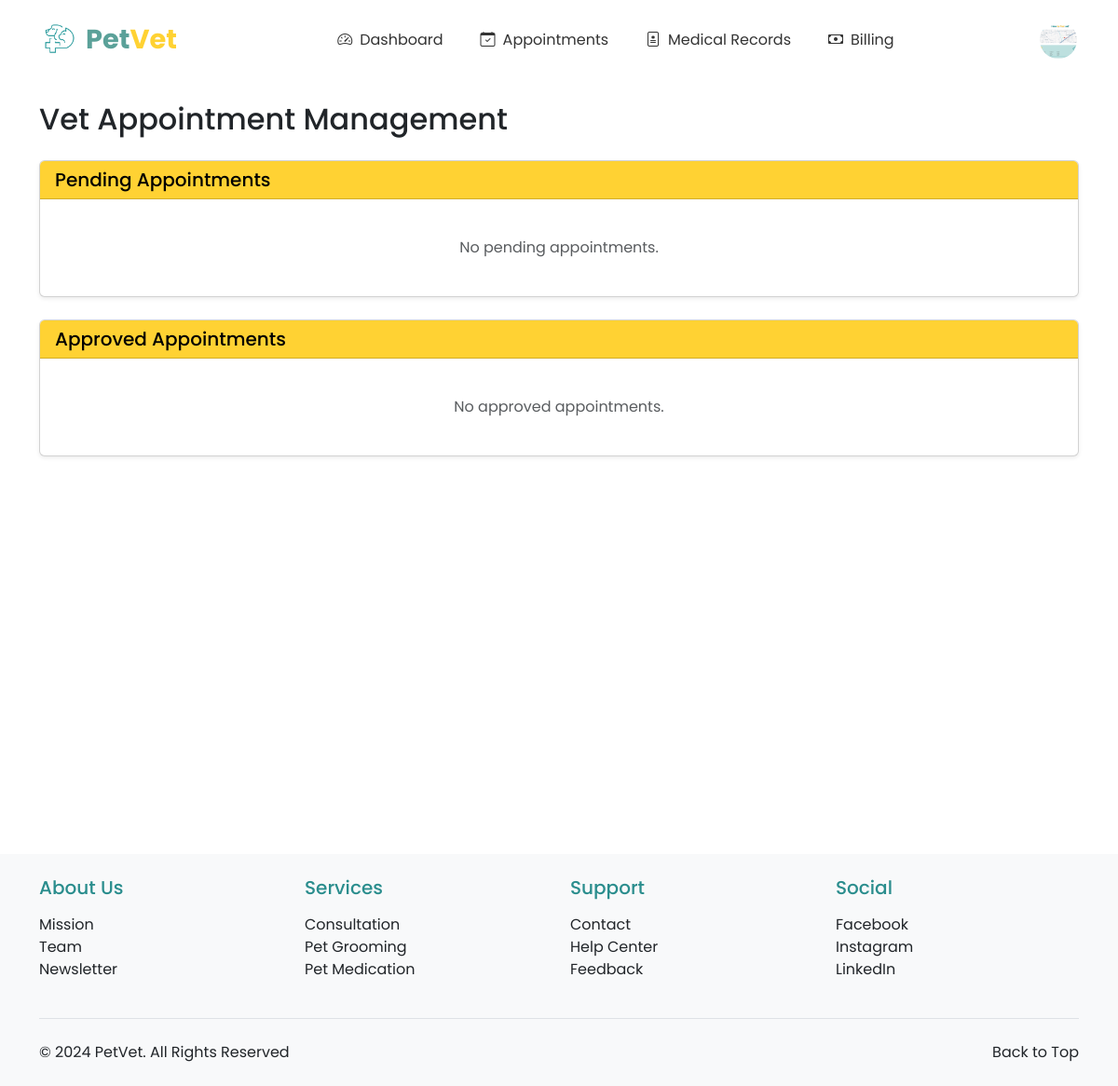
Before: /appointments/vet/appointments/ (signed in) with the older database file.
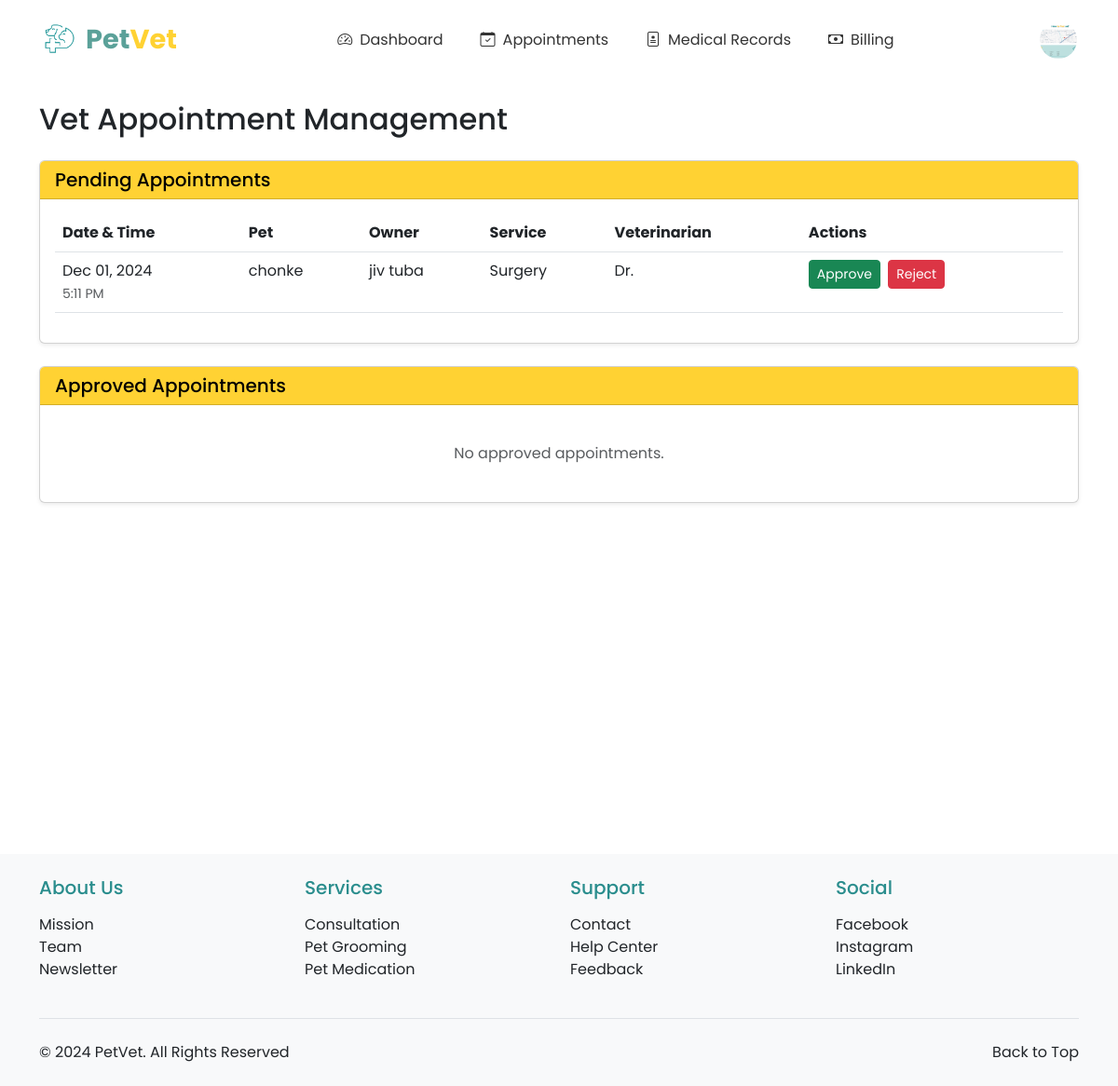
After: the same page with the newer database file.
### appointments/models.py (models this page shows, shortened)
class Appointment(models.Model):
    STATUS_CHOICES = [
        ('PENDING', 'Pending Approval'),
        ('APPROVED', 'Approved'),
        ('COMPLETED', 'Completed'),
        ('CANCELLED', 'Cancelled'),
        ('REJECTED', 'Rejected'),
    ]
    SERVICE_CHOICES = [
        ('CHECKUP', 'General Check-up'),
        ('VACCINATION', 'Vaccination'),
        ('SURGERY', 'Surgery'),
        ('GROOMING', 'Grooming'),
        ('DENTAL', 'Dental Care'),
        ('EMERGENCY', 'Emergency Care'),
    ]
    pet = models.ForeignKey(Pet, on_delete=models.CASCADE, related_name='appointments')
    owner = models.ForeignKey(Profile, on_delete=models.CASCADE, null=True)  # Making owner nullable
    veterinarian = models.ForeignKey(VeterinarianProfile, on_delete=models.SET_NULL, null=True, related_name='appointments')
    service_type = models.CharField(max_length=20, choices=SERVICE_CHOICES, default='CHECKUP')
    date = models.DateField()
    time = models.TimeField()
    reason = models.TextField(blank=True, null=True)
    status = models.CharField(max_length=20, choices=STATUS_CHOICES, default='PENDING')
    notes = models.TextField(blank=True, null=True)
    created_at = models.DateTimeField(auto_now_add=True)
    updated_at = models.DateTimeField(auto_now=True)
    class Meta:
        ordering = ['date', 'time']

### pet_registration/models.py (models this page shows, shortened)
class Pet(models.Model):
    owner = models.ForeignKey(User, on_delete=models.CASCADE, related_name='pets')
    pet_id = models.CharField(max_length=20, unique=True)
    pet_name = models.CharField(max_length=50)
    breed = models.CharField(max_length=50)
    species = models.CharField(max_length=50)
    sex = models.CharField(max_length=10, choices=[('Male', 'Male'), ('Female', 'Female'), ('Unknown', 'Unknown')])
    weight = models.DecimalField(max_digits=5, decimal_places=2)
    birthday = models.DateField()
    pet_description = models.TextField(blank=True, null=True)
    image_url = models.ImageField(upload_to='pet_images/', blank=True, null=True)
    primary_veterinarian = models.ForeignKey('veterinarians.VeterinarianProfile',
        on_delete=models.SET_NULL,
        null=True,
        blank=True,
        related_name='primary_pets'
    )

### registration_login/models.py (models this page shows, shortened)
class Profile(models.Model):
    PAYMENT_CHOICES = [
        ('CASH', 'Cash'),
        ('CARD', 'Credit/Debit Card'),
        ('GCASH', 'GCash'),
        ('MAYA', 'Maya'),
    ]
    ROLE_CHOICES = [
        ('OWNER', 'Pet Owner'),
        ('VET', 'Veterinarian'),
    ]
    user = models.OneToOneField(User, on_delete=models.CASCADE, primary_key=True)
    profile_picture = models.ImageField(upload_to='profile_pics/', default='profile_pics/profile.png')
    first_name = models.CharField(max_length=50)
    last_name = models.CharField(max_length=50)
    address = models.CharField(max_length=200, blank=True, null=True)
    contact_number = models.CharField(max_length=15, blank=True, null=True)
    preferred_payment = models.CharField(max_length=10, choices=PAYMENT_CHOICES, default='CASH')
    card_number = models.CharField(max_length=16, blank=True, null=True)
    card_expiry = models.CharField(max_length=5, blank=True, null=True)
    ewallet_number = models.CharField(max_length=15, blank=True, null=True)
    role = models.CharField(max_length=10, choices=ROLE_CHOICES, default='OWNER')
    phone_number = models.CharField(max_length=20, null=True, blank=True)
    created_at = models.DateTimeField(auto_now_add=True)
    updated_at = models.DateTimeField(auto_now=True)

### appointments/views.py (the view)
# urls.py: path('vet/appointments/', views.vet_appointment_list, name='vet_appointment_list'),
@login_required
def vet_appointment_list(request):
    if request.user.profile.role != 'VET':
        messages.error(request, "Access denied. Vet privileges required.")
        return redirect('homepage:index')
    pending_appointments = Appointment.objects.filter(
        status='PENDING'
    ).order_by('date', 'time')
    approved_appointments = Appointment.objects.filter(
        status='APPROVED'
    ).order_by('date', 'time')
    context = {
        'pending_appointments': pending_appointments,
        'approved_appointments': approved_appointments,
    }
    return render(request, 'appointments/vet_appointment_list.html', context)

### appointments/templates/appointments/vet_appointment_list.html (shortened to what the changed rows need)
{% extends 'base.html' %}
{% load static %}
{% block content %}
<div class="container py-4">
    <h2 class="mb-4">Vet Appointment Management</h2>
    <div class="card shadow-sm mb-4">
        <div class="card-body">
            {% if pending_appointments %}
                <div class="table-responsive">
                    <table class="table">
                        <thead>
                            <tr>
                                <th>Date & Time</th>
                                <th>Pet</th>
                                <th>Owner</th>
                                <th>Service</th>
                                <th>Veterinarian</th>
                                <th>Actions</th>
                            </tr>
                        </thead>
                        <tbody>
                            {% for appointment in pending_appointments %}
                            <tr>
                                <td>
                                    {{ appointment.date|date:"M d, Y" }}<br>
                                    <small class="text-muted">{{ appointment.time|time:"g:i A" }}</small>
                                </td>
                                <td>{{ appointment.pet.pet_name }}</td>
                                <td>{{ appointment.owner.user.get_full_name }}</td>
                                <td>{{ appointment.get_service_type_display }}</td>
                                <td>
                                    {% if appointment.veterinarian %}
                                        Dr. {{ appointment.veterinarian.user.get_full_name }}
                                    {% else %}
                                        <span class="text-muted">Not assigned</span>
                                    {% endif %}
                                </td>
                                <td>
                                    <form method="post" action="{% url 'appointments:approve_appointment' appointment.pk %}" class="d-inline me-1">
                                        <button type="submit" class="btn btn-success btn-sm">Approve</button>
                                    </form>
                                    <form method="post" action="{% url 'appointments:reject_appointment' appointment.pk %}" class="d-inline">
                                        <button type="submit" class="btn btn-danger btn-sm">Reject</button>
                                    </form>
                                </td>
                            </tr>
                            {% endfor %}
                        </tbody>
                    </table>
                </div>
            {% else %}
                <div class="text-center py-4">
                    <p class="text-muted mb-0">No pending appointments.</p>
                </div>
            {% endif %}
        </div>
    </div>
</div>
{% endblock %}

Changed rows visible on the page:
added Appointment: date "Dec 01, 2024", time "5:11 PM", pet.pet_name "chonke", owner.user.get_full_name "jiv tuba", service_type "Surgery"
Other visible differences:
text no longer shown: "No pending appointments."
text now shown: "Date & Time Pet Owner Service Veterinarian Actions"
